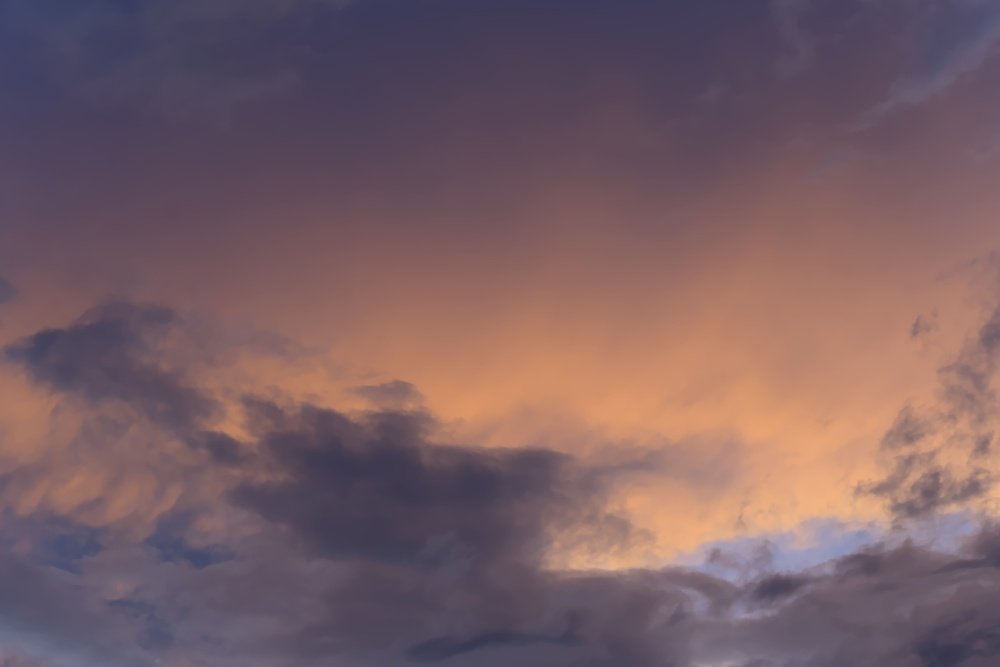
#> input picture Wallpapers/example copy.jpg, 1000 x 667 px, shrunk from 7030 x 4688 before the run; its folder holds 2 pictures in this run
$ python imagemagick-desktop-maker.py
#> lines starting #> are read from the running program, lines starting #| are printed output that depends on the picture; pictures that were not available may be replaced by others from this repository, and a replacement may not be noted
#!/usr/bin/env python3
import os
import shutil
import cairosvg
from multiprocessing import Pool
import tempfile
from io import BytesIO
from tqdm.auto import tqdm
from PIL import Image, ImageFile, ImageFilter, ImageChops, ImageEnhance, ImageOps

SCRIPTDIR = os.path.abspath(os.path.dirname(__file__))
SVGDIR = os.path.join(SCRIPTDIR, "Svgs")
WALLPAPERDIR = os.path.join(SCRIPTDIR, "Wallpapers")
OUTDIR = os.path.join(SCRIPTDIR, "Render")
TEMPDIR = tempfile.mkdtemp()
METHODS = [
    "BlackOverlay",
    "Blur",
    "Flip",
    "InverseBlur",
    "InverseBlurDarker",
    "InverseNegate",
    "Negate",
    "Pixelate",
    "ThroughBlack",
    "WhiteOverlay",
]


class TempImagePointers:
    blurred_dark: str
    blurred_darker: str
    brightened: str
    flipped: str
    mask: str
    maskname: str
    negated: str
    pixelated: str
    shadow: str
    wal: str
    walname: str


class TempMaskPointers:
    mask: str
    maskname: str
    shadow: str


class TempEffectPointers:
    blurred_dark: str
    blurred_darker: str
    brightened: str
    flipped: str
    negated: str
    pixelated: str
    wal: str
    walname: str


templist: list[TempEffectPointers] = []
renderlist: list[tuple[TempImagePointers, str]] = []


# [125 lines left out: functions through_black, blur, inverse_blur, inverse_blur_darker, negate, inverse_negate and 5 more, not called in this run]


def create_mask_temps(arguments: tuple[str, ImageFile.ImageFile, str]) -> TempMaskPointers:
    svg, wal, walname = arguments
    pointers = TempMaskPointers()
    tmpmask = BytesIO()

    pointers.maskname = os.path.splitext(os.path.basename(svg))[0]

    cairosvg.svg2png(url=os.path.join(SVGDIR, svg), write_to=tmpmask, output_height=wal.height, output_width=wal.width, scale=1)
    mask = Image.open(tmpmask)
    mask.save(os.path.join(TEMPDIR, "mask_" + pointers.maskname + "_" + walname + ".png"))
    pointers.mask = os.path.join(TEMPDIR, "mask_" + pointers.maskname + "_" + walname + ".png")

    blurred_mask = Image.new("RGB", (mask.width, mask.height), (255, 255, 255))
    blurred_mask.paste(mask, mask=mask)
    shadow = blurred_mask.filter(filter=ImageFilter.GaussianBlur(radius=100))
    shadow.save(os.path.join(TEMPDIR, "shadow_" + pointers.maskname + "_" + walname + ".jpg"))
    pointers.shadow = os.path.join(TEMPDIR, "shadow_" + pointers.maskname + "_" + walname + ".jpg")

    mask.close()
    blurred_mask.close()
    shadow.close()

    return pointers


def create_effect_temps(arguments: tuple[ImageFile.ImageFile, str, str]) -> TempEffectPointers:
    wal, walfile, walname = arguments
    pointers = TempEffectPointers()

    pointers.wal = walfile
    pointers.walname = walname

    if not os.path.exists(os.path.join(TEMPDIR, "blurred_dark_" + walname + ".jpg")):
        blurred_dark = wal.filter(filter=ImageFilter.GaussianBlur(radius=80))
        darkened80 = ImageEnhance.Brightness(blurred_dark)
        blurred_dark = darkened80.enhance(factor=0.8)
        blurred_dark.save(os.path.join(TEMPDIR, "blurred_dark_" + walname + ".jpg"))
        blurred_dark.close()
    pointers.blurred_dark = os.path.join(TEMPDIR, "blurred_dark_" + walname + ".jpg")

    if not os.path.exists(os.path.join(TEMPDIR, "blurred_darker_" + walname + ".jpg")):
        blurred_darker = wal.filter(filter=ImageFilter.GaussianBlur(radius=80))
        darkened40 = ImageEnhance.Brightness(blurred_darker)
        blurred_darker = darkened40.enhance(factor=0.4)
        blurred_darker.save(os.path.join(TEMPDIR, "blurred_darker_" + walname + ".jpg"))
        blurred_darker.close()
    pointers.blurred_darker = os.path.join(TEMPDIR, "blurred_darker_" + walname + ".jpg")

    if not os.path.exists(os.path.join(TEMPDIR, "brightened_" + walname + ".jpg")):
        brightened = ImageEnhance.Brightness(wal)
        brightened = brightened.enhance(factor=1.1)
        brightened.save(os.path.join(TEMPDIR, "brightened_" + walname + ".jpg"))
        brightened.close()
    pointers.brightened = os.path.join(TEMPDIR, "brightened_" + walname + ".jpg")

    if not os.path.exists(os.path.join(TEMPDIR, "negated_" + walname + ".jpg")):
        negated = ImageOps.invert(wal)
        negated.save(os.path.join(TEMPDIR, "negated_" + walname + ".jpg"))
        negated.close()
    pointers.negated = os.path.join(TEMPDIR, "negated_" + walname + ".jpg")

    if not os.path.exists(os.path.join(TEMPDIR, "flipped_" + walname + ".jpg")):
        flipped = wal.transpose(method=Image.Transpose.FLIP_TOP_BOTTOM)
        flipped.save(os.path.join(TEMPDIR, "flipped_" + walname + ".jpg"))
        flipped.close()
    pointers.flipped = os.path.join(TEMPDIR, "flipped_" + walname + ".jpg")

    if not os.path.exists(os.path.join(TEMPDIR, "pixelated_" + walname + ".jpg")):
        small = wal.resize((int(wal.width * 0.01), int(wal.height * 0.01)), Image.Resampling.BICUBIC)
        darkenedsmall = ImageEnhance.Brightness(small)
        darksmall = darkenedsmall.enhance(factor=0.8)
        pixelated = darksmall.resize((wal.width, wal.height), Image.Resampling.NEAREST)
        pixelated.save(os.path.join(TEMPDIR, "pixelated_" + walname + ".jpg"))
        small.close()
        darksmall.close()
        pixelated.close()
    pointers.pixelated = os.path.join(TEMPDIR, "pixelated_" + walname + ".jpg")

    return pointers


def main():
    svgs: list[str] = []
    wallpapers: list[ImageFile.ImageFile] = []
    effectlist: list[tuple[ImageFile.ImageFile, str, str]] = []
    masklist: list[tuple[str, ImageFile.ImageFile, str]] = []
    svgs = sorted(os.listdir(SVGDIR))
    for wallpaper in sorted(os.listdir(WALLPAPERDIR)):
        wal = Image.open(os.path.join(WALLPAPERDIR, wallpaper))
#> wal is the input picture: PIL image 1000x667 RGB; mean R, G, B 120.1, 94.7, 100.4
        wallpapers.append(wal)

    for wallpaper in wallpapers:
        walname = os.path.splitext(os.path.basename(wallpaper.filename))[0]
        effectlist.append((wallpaper, wallpaper.filename, walname))
        for svg in svgs:
            svgname = os.path.splitext(os.path.basename(svg))[0]
            for method in sorted(METHODS):
                if not os.path.exists(os.path.join(OUTDIR)):
                    os.mkdir(os.path.join(OUTDIR))
                if not os.path.exists(os.path.join(OUTDIR, method)):
                    os.mkdir(os.path.join(OUTDIR, method))
                if not os.path.exists(os.path.join(OUTDIR, method, svgname)):
                    os.mkdir(os.path.join(OUTDIR, method, svgname))
            masklist.append((svg, wallpaper, walname))
#> this loop made 2 passes
#> after the loop, effectlist = 2 items; masklist = 2 items

    with Pool(os.cpu_count()) as pool:
        for result in tqdm(pool.imap_unordered(create_effect_temps, effectlist), total=len(effectlist), desc="Creating effect temporaries", unit="image", ascii=True, dynamic_ncols=True):
#> in create_effect_temps, `wal, walfile, walname = arguments`: walname = 'example copy'
#> in create_effect_temps, `blurred_dark = wal.filter(filter=ImageFilter.GaussianBlur(radius=80))`:
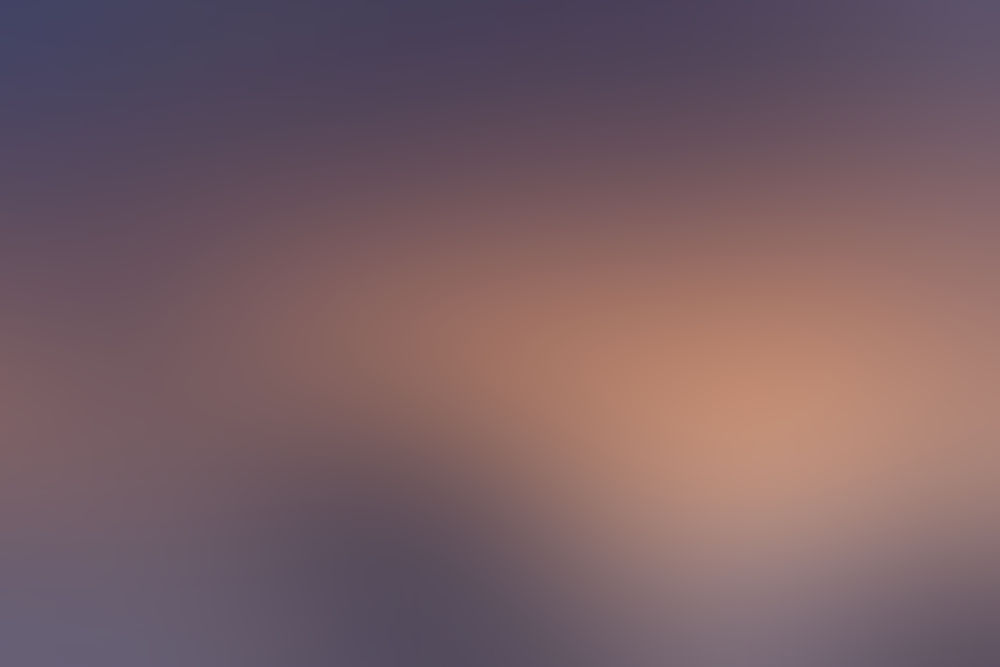
#> blurred_dark: PIL image 1000x667 RGB; mean R, G, B 119.8, 94.7, 100.6
#> in create_effect_temps, `blurred_dark = darkened80.enhance(factor=0.8)`:
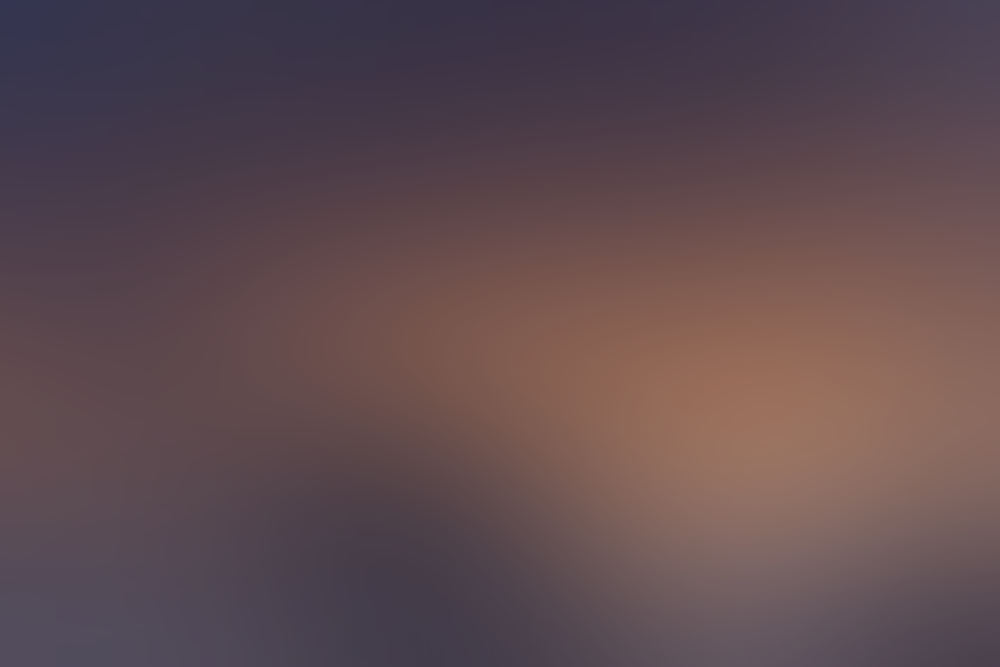
#> blurred_dark: PIL image 1000x667 RGB; mean R, G, B 95.5, 75.4, 80.1
#> in create_effect_temps, `blurred_darker = darkened40.enhance(factor=0.4)`:
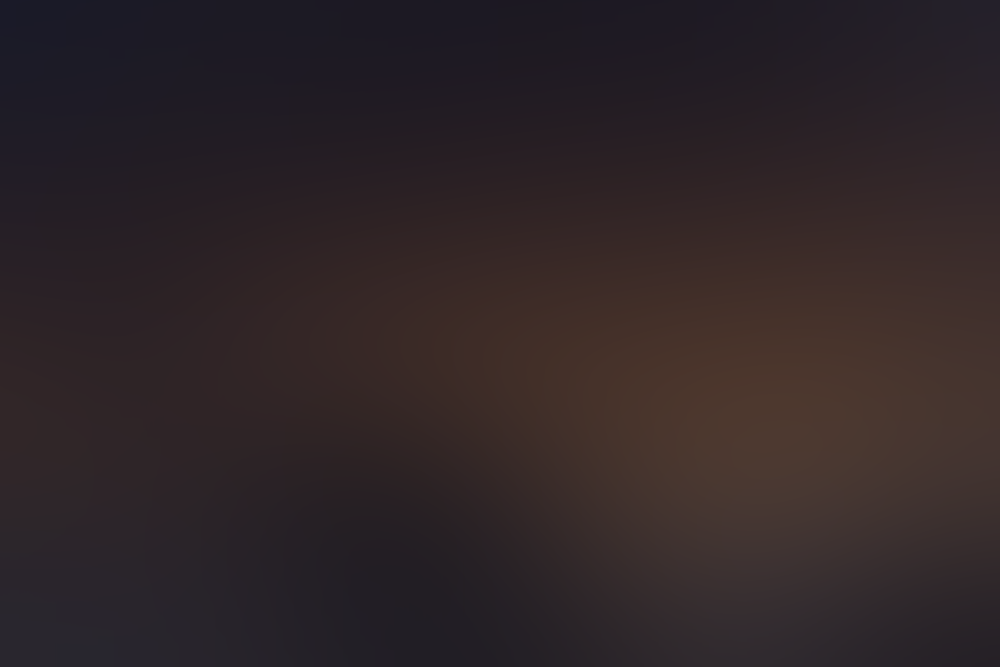
#> blurred_darker: PIL image 1000x667 RGB; mean R, G, B 47.5, 37.5, 39.9
#> in create_effect_temps, `brightened = brightened.enhance(factor=1.1)`:
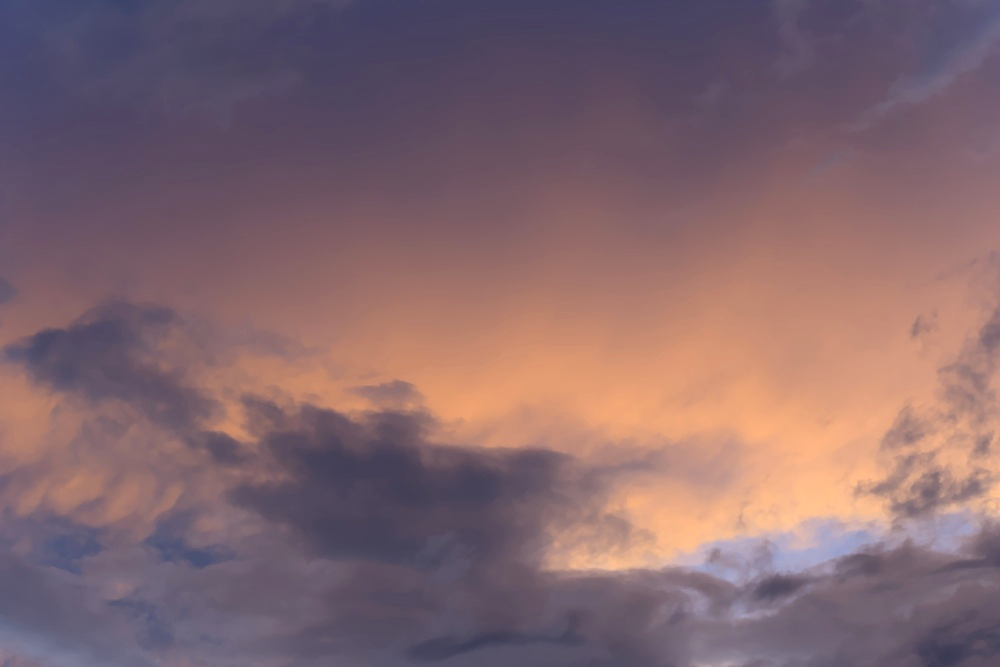
#> brightened: PIL image 1000x667 RGB; mean R, G, B 131.6, 103.7, 110
            templist.append(result)
#> this loop made 2 passes
#> after the loop, templist = 2 items

    with Pool(os.cpu_count()) as pool:
        for result in tqdm(pool.imap_unordered(create_mask_temps, masklist), total=len(masklist), desc="Creating mask temporaries", unit="image", ascii=True, dynamic_ncols=True):
#> in create_mask_temps, `svg, wal, walname = arguments`: svg = 'example copy.jpg'; walname = 'example copy'
            for wallpaper in templist:
                pointers = TempImagePointers()
                pointers.blurred_dark = wallpaper.blurred_dark
                pointers.blurred_darker = wallpaper.blurred_darker
                pointers.brightened = wallpaper.brightened
                pointers.flipped = wallpaper.flipped
                pointers.mask = result.mask
                pointers.maskname = result.maskname
                pointers.negated = wallpaper.negated
                pointers.pixelated = wallpaper.pixelated
                pointers.shadow = result.shadow
                pointers.wal = wallpaper.wal
                pointers.walname = wallpaper.walname
                for method in sorted(METHODS):
                    arguments: tuple[TempImagePointers, str] = (pointers, method)
                    renderlist.append(arguments)
#> this loop made 0 passes
#> after the loop, renderlist = []

    with Pool(os.cpu_count()) as pool:
        for _ in tqdm(pool.imap_unordered(render, renderlist), total=len(renderlist), desc="Rendering wallpapers", unit="image", ascii=True, dynamic_ncols=True):
            pass
    # for image in renderlist:
    #     render(image)

    shutil.rmtree(TEMPDIR)


if __name__ == "__main__":
#> (the run stopped early here; a loop or call above may not have finished)
